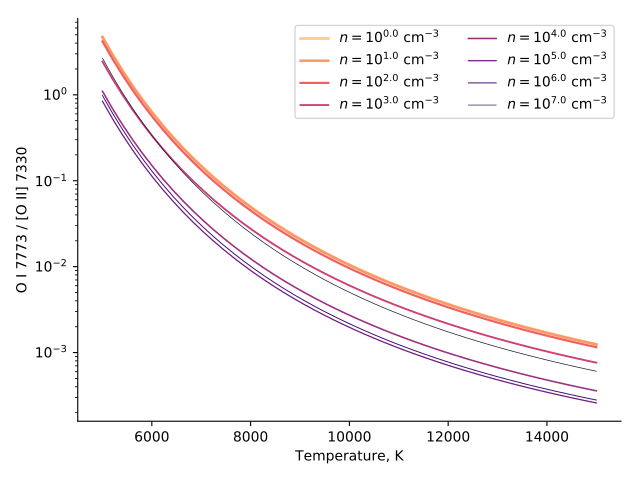

Reproduce this figure in Python.
from __future__ import print_function
import sys
import numpy as np
import pyneb as pn
import matplotlib.pyplot as plt
import seaborn as sns

o1r = pn.RecAtom('O', 1, case='A')
o2c = pn.Atom('O', 2)

Ts = np.linspace(5000, 15000)
Ds = 10**np.linspace(0.0, 7.0, 8)

def ratio_7773_7330(tem, den):
    em7330 = o2c.getEmissivity(tem, den, wave=7330.73)
    em7330 += o2c.getEmissivity(tem, den, wave=7329.66)
    em7773 = o1r.getEmissivity(tem, den, label='7773+')
    return em7773/em7330


figfile = sys.argv[0].replace('.py', '.pdf')
nD = len(Ds)
sns.set_palette('magma_r', n_colors=nD)
lws = np.linspace(2.0, 0.5, nD)
fig, ax = plt.subplots()

for D, lw in zip(Ds, lws):
    dstring = str(np.log10(D))
    label = r"$n = 10^{" + dstring + r"}\ \mathrm{cm}^{-3}$"
    ax.plot(Ts, ratio_7773_7330(Ts, D), lw=lw, label=label)

ax.legend(ncol=2)

ax.set(
    xlabel="Temperature, K",
    ylabel="O I 7773 / [O II] 7330",
    yscale='log',
)
sns.despine()
fig.tight_layout()
fig.savefig(figfile)
print(figfile, end='')
